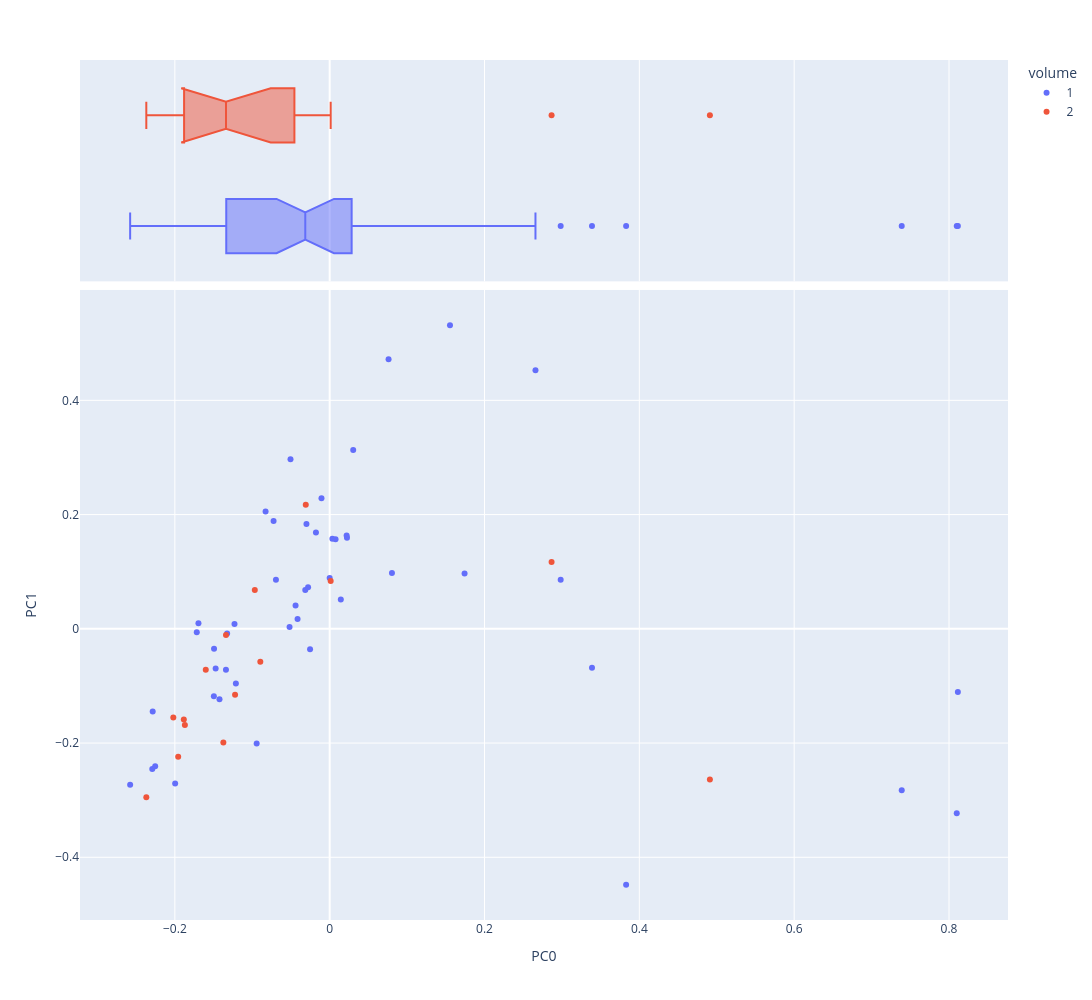

The notebook cell this image was saved under:
### Markdown cell above
### Visualize PCA 0 and 1

### Code cell
fig1=vis_pcs(0,1,NEW,col='volume')
fig1.write_image('output/p2591-PC1.png')
fig1.show()

### Figure 1 — Plotly figure (JSON) as saved in the notebook; plotly's stock layout.template omitted (floating-point values rounded to 4 significant figures)
{"data": [{"hovertemplate": "<b>%{hovertext}</b><br><br>volume=1<br>PC0=%{x}<br>PC1=%{y}<extra></extra>", "hovertext": ["ASHPUTTEL", "BRIAR ROSE", "CAT AND MOUSE IN PARTNERSHIP", "CAT-SKIN", "CLEVER ELSIE", "CLEVER GRETEL", "CLEVER HANS", "FREDERICK AND CATHERINE", "FUNDEVOGEL", "HANS IN LUCK", "HANSEL AND GRETEL", "JORINDA AND JORINDEL", "KING GRISLY-BEARD", "MOTHER HOLLE", "OLD SULTAN", "RAPUNZEL", "RUMPELSTILTSKIN", "SNOWDROP", "SWEETHEART ROLAND", "THE ADVENTURES OF CHANTICLEER AND PARTLET", "THE DOG AND THE SPARROW", "THE ELVES AND THE SHOEMAKER", "THE FISHERMAN AND HIS WIFE", "THE FOX AND THE CAT", "THE FROG-PRINCE", "THE GOLDEN BIRD", "THE GOLDEN GOOSE", "THE JUNIPER-TREE", "THE LITTLE PEASANT", "THE MISER IN THE BUSH", "THE MOUSE, THE BIRD, AND THE SAUSAGE", "THE OLD MAN AND HIS GRANDSON", "THE PINK", "THE QUEEN BEE", "THE ROBBER BRIDEGROOM", "THE SEVEN RAVENS", "THE STORY OF THE YOUTH WHO WENT FORTH TO LEARN WHAT FEAR WAS", "THE STRAW, THE COAL, AND THE BEAN", "THE THREE LANGUAGES", "THE TRAVELLING MUSICIANS", "THE TWELVE HUNTSMEN", "THE VALIANT LITTLE TAILOR", "THE WEDDING OF MRS. FOX - PART I", "THE WEDDING OF MRS. FOX - PART II", "THE WHITE SNAKE", "THE WOLF AND THE SEVEN LITTLE KIDS", "TOM THUMB"], "legendgroup": "1", "marker": {"color": "#636efa", "symbol": "circle"}, "mode": "markers", "name": "1", "orientation": "v", "showlegend": true, "type": "scatter", "x": [-0.1496, -0.2254, 0.2984, -0.2577, 0.007569, 0.02187, 0.02233, -0.01774, -0.02999, -2.539e-05, -0.0506, -0.05184, -0.2292, 0.07608, 0.2658, -0.134, -0.04407, -0.1494, -0.08278, 0.3388, 0.01437, -0.03152, -0.1473, 0.7389, -0.09432, 0.3829, -0.1325, -0.06941, -0.0106, -0.04149, 0.08044, -0.02788, -0.2286, -0.1212, -0.07246, -0.1229, -0.1717, 0.003516, -0.02534, 0.1743, -0.1996, -0.1695, 0.81, 0.8114, -0.1423, 0.1554, 0.03039], "xaxis": "x", "y": [-0.1181, -0.2404, 0.08601, -0.2732, 0.1568, 0.1635, 0.1593, 0.1686, 0.1837, 0.08884, 0.297, 0.002978, -0.2455, 0.472, 0.4526, -0.07146, 0.04062, -0.0348, 0.2053, -0.0681, 0.05137, 0.06795, -0.06947, -0.2825, -0.201, -0.4481, -0.008367, 0.08593, 0.2287, 0.01698, 0.09783, 0.07288, -0.1448, -0.09565, 0.1886, 0.008579, -0.005984, 0.1579, -0.03571, 0.0969, -0.2709, 0.009929, -0.3228, -0.1108, -0.1235, 0.5315, 0.3128], "yaxis": "y"}, {"alignmentgroup": "True", "hovertemplate": "<b>%{hovertext}</b><br><br>volume=1<br>PC0=%{x}<extra></extra>", "hovertext": ["ASHPUTTEL", "BRIAR ROSE", "CAT AND MOUSE IN PARTNERSHIP", "CAT-SKIN", "CLEVER ELSIE", "CLEVER GRETEL", "CLEVER HANS", "FREDERICK AND CATHERINE", "FUNDEVOGEL", "HANS IN LUCK", "HANSEL AND GRETEL", "JORINDA AND JORINDEL", "KING GRISLY-BEARD", "MOTHER HOLLE", "OLD SULTAN", "RAPUNZEL", "RUMPELSTILTSKIN", "SNOWDROP", "SWEETHEART ROLAND", "THE ADVENTURES OF CHANTICLEER AND PARTLET", "THE DOG AND THE SPARROW", "THE ELVES AND THE SHOEMAKER", "THE FISHERMAN AND HIS WIFE", "THE FOX AND THE CAT", "THE FROG-PRINCE", "THE GOLDEN BIRD", "THE GOLDEN GOOSE", "THE JUNIPER-TREE", "THE LITTLE PEASANT", "THE MISER IN THE BUSH", "THE MOUSE, THE BIRD, AND THE SAUSAGE", "THE OLD MAN AND HIS GRANDSON", "THE PINK", "THE QUEEN BEE", "THE ROBBER BRIDEGROOM", "THE SEVEN RAVENS", "THE STORY OF THE YOUTH WHO WENT FORTH TO LEARN WHAT FEAR WAS", "THE STRAW, THE COAL, AND THE BEAN", "THE THREE LANGUAGES", "THE TRAVELLING MUSICIANS", "THE TWELVE HUNTSMEN", "THE VALIANT LITTLE TAILOR", "THE WEDDING OF MRS. FOX - PART I", "THE WEDDING OF MRS. FOX - PART II", "THE WHITE SNAKE", "THE WOLF AND THE SEVEN LITTLE KIDS", "TOM THUMB"], "legendgroup": "1", "marker": {"color": "#636efa", "symbol": "circle"}, "name": "1", "notched": true, "offsetgroup": "1", "showlegend": false, "type": "box", "x": [-0.1496, -0.2254, 0.2984, -0.2577, 0.007569, 0.02187, 0.02233, -0.01774, -0.02999, -2.539e-05, -0.0506, -0.05184, -0.2292, 0.07608, 0.2658, -0.134, -0.04407, -0.1494, -0.08278, 0.3388, 0.01437, -0.03152, -0.1473, 0.7389, -0.09432, 0.3829, -0.1325, -0.06941, -0.0106, -0.04149, 0.08044, -0.02788, -0.2286, -0.1212, -0.07246, -0.1229, -0.1717, 0.003516, -0.02534, 0.1743, -0.1996, -0.1695, 0.81, 0.8114, -0.1423, 0.1554, 0.03039], "xaxis": "x2", "yaxis": "y2"}, {"hovertemplate": "<b>%{hovertext}</b><br><br>volume=2<br>PC0=%{x}<br>PC1=%{y}<extra></extra>", "hovertext": ["DOCTOR KNOWALL", "IRON HANS", "LILY AND THE LION", "SNOW-WHITE AND ROSE-RED", "THE BLUE LIGHT", "THE FOUR CLEVER BROTHERS", "THE FOX AND THE HORSE", "THE GOOSE-GIRL", "THE KING OF THE GOLDEN MOUNTAIN", "THE RAVEN", "THE SALAD", "THE TURNIP", "THE TWELVE DANCING PRINCESSES", "THE WATER OF LIFE", "THE WILLOW-WREN AND THE BEAR"], "legendgroup": "2", "marker": {"color": "#EF553B", "symbol": "circle"}, "mode": "markers", "name": "2", "orientation": "v", "showlegend": true, "type": "scatter", "x": [0.00129, -0.1884, -0.187, -0.03088, -0.16, -0.1222, 0.4912, -0.1373, -0.202, -0.134, -0.09672, -0.08959, -0.1957, -0.2369, 0.2867], "xaxis": "x", "y": [0.08391, -0.1589, -0.1685, 0.217, -0.07177, -0.1154, -0.264, -0.1992, -0.1551, -0.01073, 0.06776, -0.0576, -0.2238, -0.2947, 0.1168], "yaxis": "y"}, {"alignmentgroup": "True", "hovertemplate": "<b>%{hovertext}</b><br><br>volume=2<br>PC0=%{x}<extra></extra>", "hovertext": ["DOCTOR KNOWALL", "IRON HANS", "LILY AND THE LION", "SNOW-WHITE AND ROSE-RED", "THE BLUE LIGHT", "THE FOUR CLEVER BROTHERS", "THE FOX AND THE HORSE", "THE GOOSE-GIRL", "THE KING OF THE GOLDEN MOUNTAIN", "THE RAVEN", "THE SALAD", "THE TURNIP", "THE TWELVE DANCING PRINCESSES", "THE WATER OF LIFE", "THE WILLOW-WREN AND THE BEAR"], "legendgroup": "2", "marker": {"color": "#EF553B", "symbol": "circle"}, "name": "2", "notched": true, "offsetgroup": "2", "showlegend": false, "type": "box", "x": [0.00129, -0.1884, -0.187, -0.03088, -0.16, -0.1222, 0.4912, -0.1373, -0.202, -0.134, -0.09672, -0.08959, -0.1957, -0.2369, 0.2867], "xaxis": "x2", "yaxis": "y2"}], "layout": {"height": 1000, "legend": {"title": {"text": "volume"}, "tracegroupgap": 0}, "margin": {"t": 60}, "width": 1200, "xaxis": {"anchor": "y", "domain": [0, 1], "title": {"text": "PC0"}}, "xaxis2": {"anchor": "y2", "domain": [0, 1], "matches": "x", "showgrid": true, "showticklabels": false}, "yaxis": {"anchor": "x", "domain": [0, 0.7326], "title": {"text": "PC1"}}, "yaxis2": {"anchor": "x2", "domain": [0.7426, 1], "matches": "y2", "showgrid": false, "showline": false, "showticklabels": false, "ticks": ""}}}
